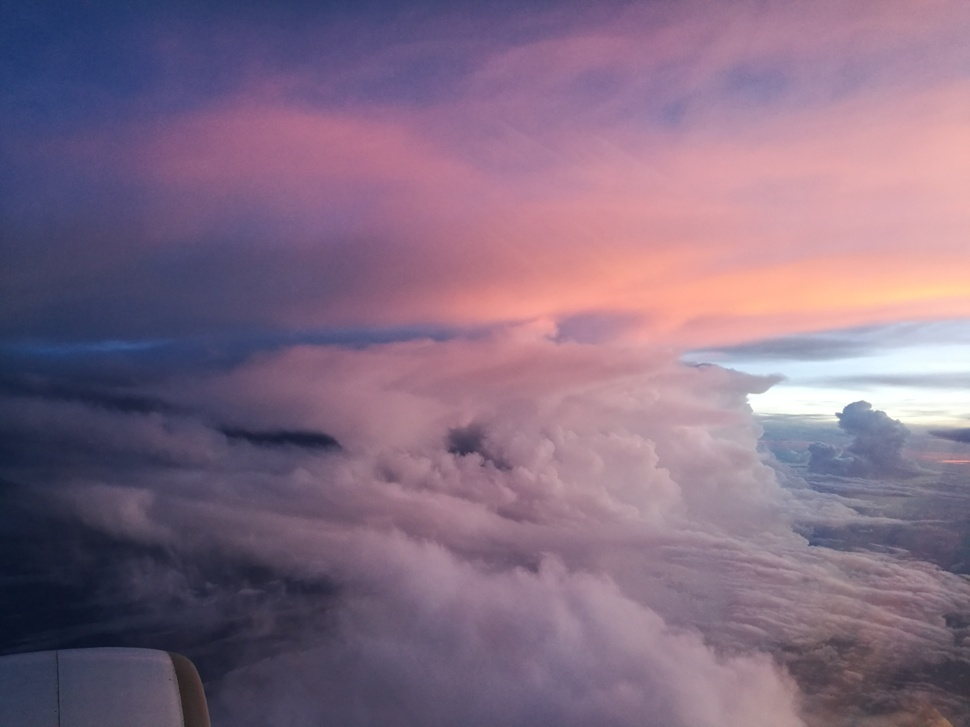
#> input picture CS_EE/old/September/IMG_0085.JPG, 970 x 727 px, shrunk from 3968 x 2976 before the run
$ python image_test.py
#> lines starting #> are read from the running program, lines starting #| are printed output that depends on the picture
import numpy as np
import matplotlib.pyplot as plt
from PIL import Image
from skimage import util


img = Image.open("IMG_0085.JPG")
#> img is the input picture: PIL image 970x727 RGB; mean R, G, B 131.2, 108.3, 131
img = np.array(img)

noise_gs_img = util.random_noise(img,mode="gaussian",var=0.05**2)
noise_salt_img = util.random_noise(img,mode="salt")
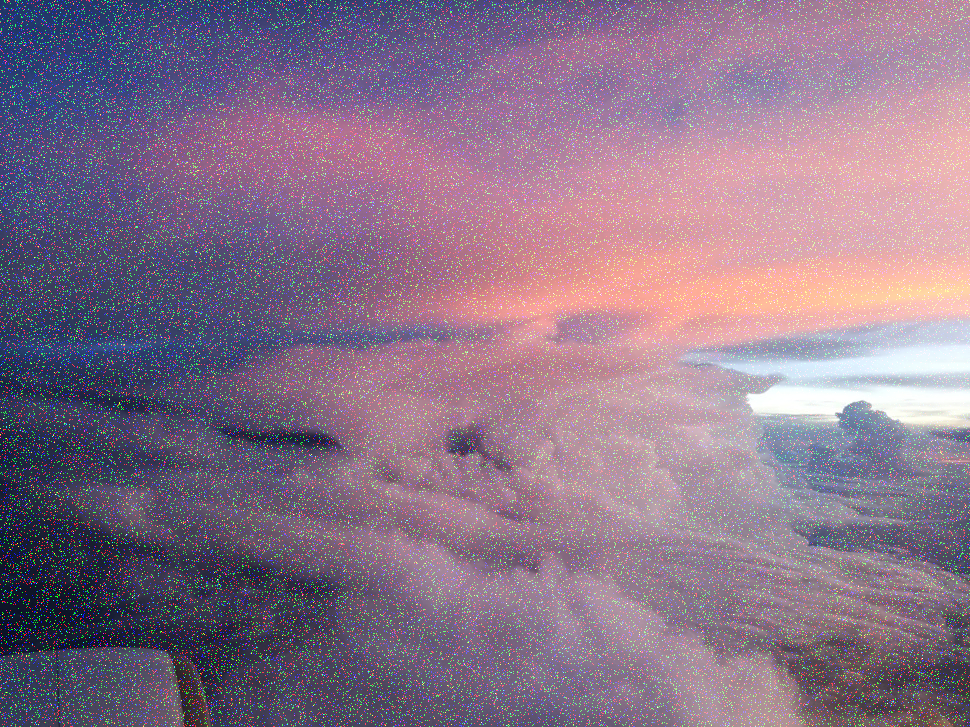
#> noise_salt_img: shape (727, 970, 3) float64; mean R, G, B 0.539, 0.454, 0.538
noise_pepper_img = util.random_noise(img,mode="pepper")
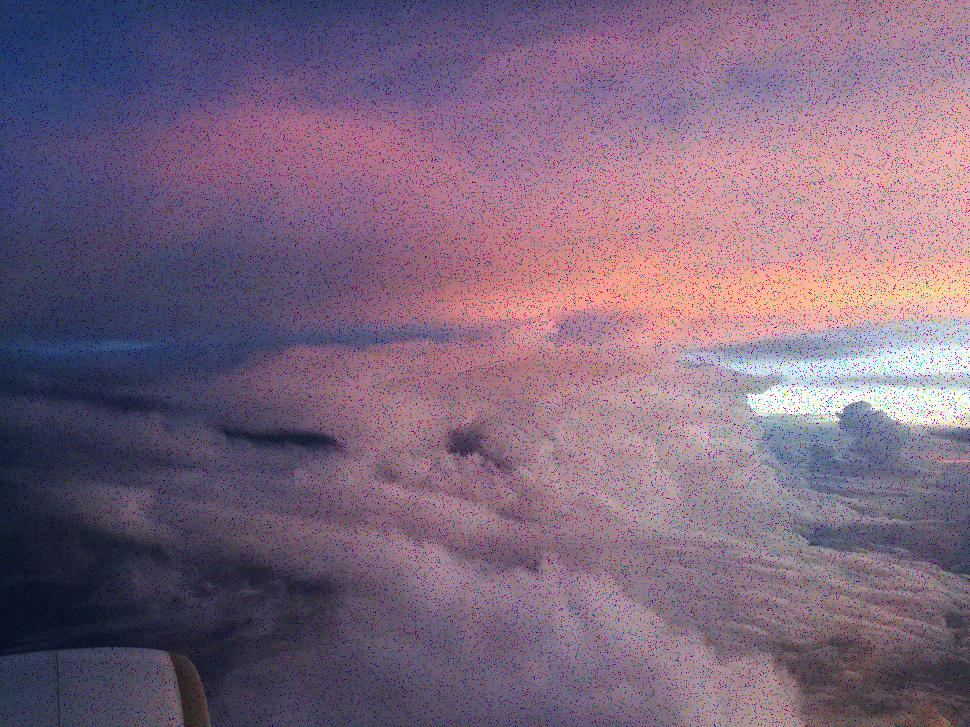
#> noise_pepper_img: shape (727, 970, 3) float64; mean R, G, B 0.489, 0.404, 0.488
noise_sp_img = util.random_noise(img,mode="s&p")
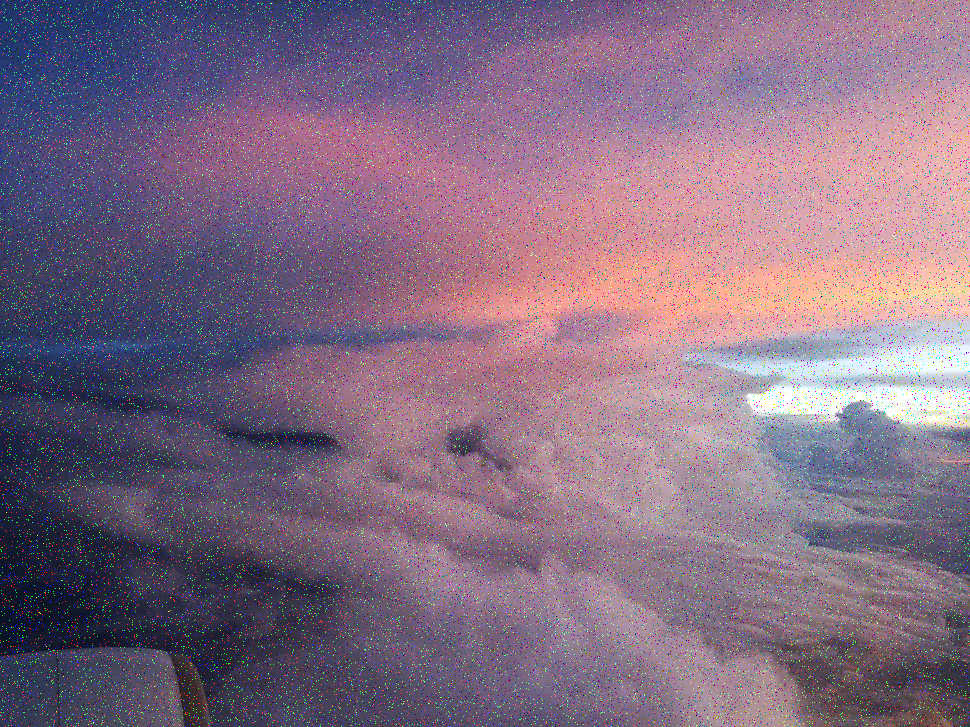
#> noise_sp_img: shape (727, 970, 3) float64; mean R, G, B 0.514, 0.428, 0.513
noise_speckle_img = util.random_noise(img,mode="speckle")
plt.subplot(2,3,1), plt.title("original")
plt.imshow(img)
plt.subplot(2,3,2),plt.title("gaussian")
plt.imshow(noise_gs_img)
plt.subplot(2,3,3), plt.title("salt")
plt.imshow(noise_salt_img)
plt.subplot(2,3,4), plt.title("pepper")
plt.imshow(noise_pepper_img)
plt.subplot(2,3,5),plt.title("s&p")
plt.imshow(noise_sp_img)
plt.subplot(2,3,6), plt.title("speckle")
plt.imshow(noise_speckle_img)
plt.show()
